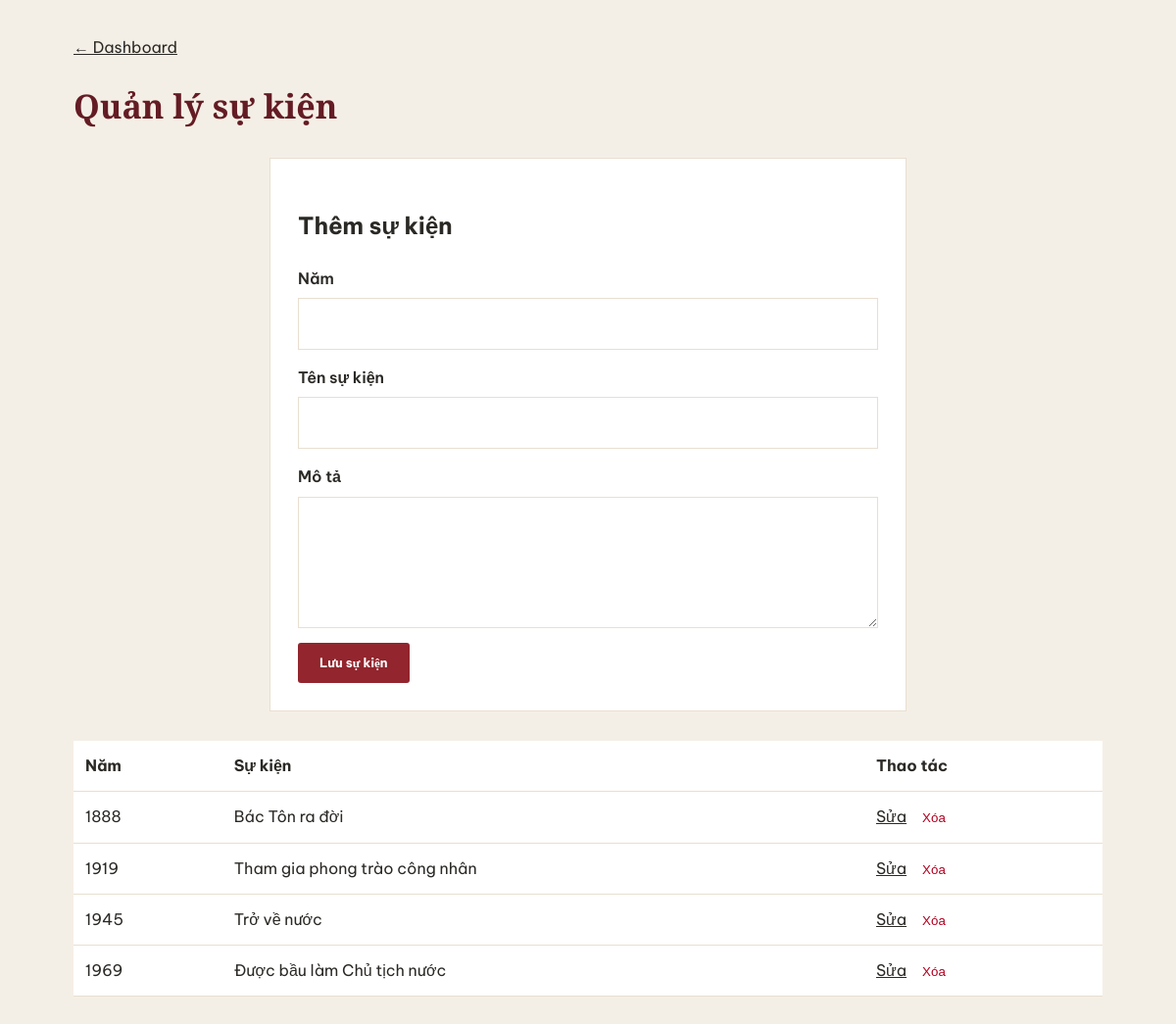
Screenshot of /admin/quan-ly-su-kien.php (signed in) with the database file from the repository.
### tables this page shows
CREATE TABLE IF NOT EXISTS events (
 id INT AUTO_INCREMENT PRIMARY KEY,
 event_year VARCHAR(30) NOT NULL,
 title VARCHAR(255) NOT NULL,
 description TEXT,
 created_at TIMESTAMP DEFAULT CURRENT_TIMESTAMP
);

### database.php (called while the page is built, shortened)
<?php
function e($value): string {
    return htmlspecialchars((string)$value, ENT_QUOTES, 'UTF-8');
}

### admin/quan-ly-su-kien.php (the view, shortened to what this page needs)
<?php
require_once __DIR__ . '/../database.php';
$pdo=db(); $message='';
$edit=null;if(isset($_GET['edit'])){$st=$pdo->prepare("SELECT * FROM events WHERE id=?");$st->execute([(int)$_GET['edit']]);$edit=$st->fetch();}
$items=$pdo->query("SELECT * FROM events ORDER BY event_year,id")->fetchAll();
?>
<!DOCTYPE html><html lang="vi"><head><link rel="stylesheet" href="../assets/css/style.css"></head><body class="admin-body"><div class="admin-wrap"><a href="dashboard.php">← Dashboard</a><h1>Quản lý sự kiện</h1>
<form class="admin-form" method="post"><h2><?= $edit?'Sửa sự kiện':'Thêm sự kiện' ?></h2><label>Năm<input type="number" name="event_year" min="1800" max="2100" required value="<?= e($edit['event_year']??'') ?>"></label><label>Tên sự kiện<input name="title" required value="<?= e($edit['title']??'') ?>"></label><label>Mô tả<textarea name="description" rows="4"></textarea></label><button class="btn btn-red">Lưu sự kiện</button></form>
<div class="admin-table"><table><tr><th>Năm</th><th>Sự kiện</th><th>Thao tác</th></tr><?php foreach($items as $item): ?><tr><td><?= e($item['event_year']) ?></td><td><?= e($item['title']) ?></td><td><a href="?edit=<?= (int)$item['id'] ?>">Sửa</a><form method="post" class="inline-form" onsubmit="return confirm('Bạn chắc chắn muốn xóa?')"><input type="hidden" name="action" value="delete"><input type="hidden" name="id" value="<?= (int)$item['id'] ?>"><button>Xóa</button></form></td></tr><?php endforeach; ?></table></div></div></body></html>

### assets/css/style.css (style rules this page uses)
:root { --red:#92252d;--red-dark:#641c24;--gold:#c6a15b;--cream:#f7f2e8;--ink:#2b2925;--muted:#716b62;--white:#fff;--line:#e8dfd0 }
* { box-sizing:border-box }
body { margin:0;background:#fcfaf6;color:var(--ink);font-family:'Be Vietnam Pro',Arial,sans-serif;line-height:1.7 }
a { color:inherit }
.btn { display:inline-block;border:0;border-radius:3px;padding:12px 22px;font:700 13px 'Be Vietnam Pro';text-decoration:none;cursor:pointer }
.btn-red { background:var(--red);color:#fff }
.admin-body { background:#f4efe6;min-height:100vh }
.admin-wrap { width:min(1050px,92%);margin:35px auto }
.admin-wrap h1,.login-card h1 { font:700 34px 'Playfair Display';color:var(--red-dark) }
.login-card,.admin-form { background:#fff;padding:28px;border:1px solid var(--line);max-width:650px;margin:30px auto }
.login-card label,.admin-form label { display:block;margin:15px 0;font-weight:600 }
.login-card input,.admin-form input,.admin-form textarea { display:block;width:100%;padding:12px;border:1px solid var(--line);margin-top:6px;font:inherit }
.admin-table { overflow:auto;background:#fff }
.admin-table table { width:100%;border-collapse:collapse }
.admin-table th,.admin-table td { padding:12px;border-bottom:1px solid var(--line);text-align:left }
.inline-form { display:inline }
.inline-form button { border:0;background:none;color:#b00020;cursor:pointer;margin-left:10px }

### rows the page displays
events: event_year "1888", title "Bác Tôn ra đời"
events: event_year "1919", title "Tham gia phong trào công nhân"
events: event_year "1945", title "Trở về nước"
events: event_year "1969", title "Được bầu làm Chủ tịch nước"
